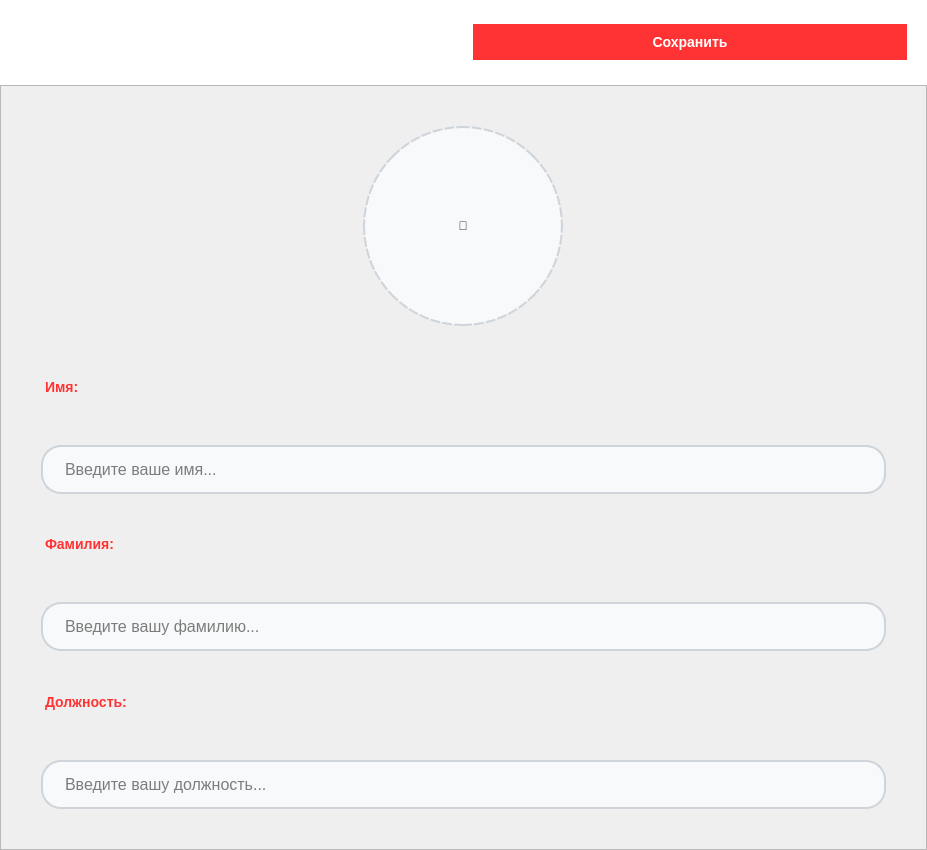
<?xml version="1.0" encoding="UTF-8"?>
<ui version="4.0">
 <class>ProfileDialog</class>
 <widget class="QDialog" name="ProfileDialog">
  <property name="geometry">
   <rect>
    <x>0</x>
    <y>0</y>
    <width>927</width>
    <height>850</height>
   </rect>
  </property>
  <property name="windowTitle">
   <string>Редактирование профиля</string>
  </property>
  <property name="styleSheet">
   <string notr="true">QDialog {
    background-color: #ffffff;
}
QLineEdit {
    border: 2px solid #ced4da;
    border-radius: 20px;
    padding: 12px 20px;
    font-size: 16px;
    background-color: #f8f9fa;
}
QLineEdit:focus {
    border-color: #ff3333;
    background-color: white;
}
QPushButton#backButton {
    background-color: transparent;
    border: none;
    min-width: 45px;
    min-height: 45px;
}
QPushButton#backButton:hover {
    background-color: #f0f0f0;
    border-radius: 22px;
}
QPushButton#saveButton {
    background-color: #ff3333;
    color: white;
    font-weight: bold;
    border: none;
    border-radius: 20px;
    padding: 10px 24px;
    font-size: 14px;
}
QPushButton#saveButton:hover {
    background-color: #ff5252;
}
QLabel {
    color: #212529;
}
QLabel.fieldLabel {
    color: #ff3333;
    font-weight: bold;
    font-size: 14px;
    margin-bottom: 8px;
}</string>
  </property>
  <layout class="QVBoxLayout" name="mainLayout">
   <property name="spacing">
    <number>0</number>
   </property>
   <property name="margin">
    <number>0</number>
   </property>
   <item>
    <layout class="QHBoxLayout" name="topBarLayout">
     <property name="spacing">
      <number>12</number>
     </property>
     <property name="margin">
      <number>20</number>
     </property>
     <item>
      <widget class="QPushButton" name="backButton">
       <property name="icon">
        <iconset resource="icons.qrc">
         <normaloff>:/icons/icons/arrow.png</normaloff>:/icons/icons/arrow.png</iconset>
       </property>
       <property name="iconSize">
        <size>
         <width>32</width>
         <height>32</height>
        </size>
       </property>
      </widget>
     </item>
     <item>
      <spacer name="leftSpacer">
       <property name="orientation">
        <enum>Qt::Horizontal</enum>
       </property>
       <property name="sizeType">
        <enum>QSizePolicy::Expanding</enum>
       </property>
      </spacer>
     </item>
     <item>
      <widget class="QPushButton" name="saveButton">
       <property name="text">
        <string>Сохранить</string>
       </property>
      </widget>
     </item>
    </layout>
   </item>
   <item>
    <widget class="QScrollArea" name="scrollArea">
     <property name="widgetResizable">
      <bool>true</bool>
     </property>
     <property name="horizontalScrollBarPolicy">
      <enum>Qt::ScrollBarAlwaysOff</enum>
     </property>
     <widget class="QWidget" name="scrollAreaWidgetContents">
      <property name="geometry">
       <rect>
        <x>0</x>
        <y>0</y>
        <width>927</width>
        <height>600</height>
       </rect>
      </property>
      <layout class="QVBoxLayout" name="contentLayout">
       <property name="spacing">
        <number>30</number>
       </property>
       <property name="margin">
        <number>40</number>
       </property>
       <item>
        <layout class="QHBoxLayout" name="photoLayout">
         <property name="spacing">
          <number>0</number>
         </property>
         <item>
          <spacer name="photoLeftSpacer">
           <property name="orientation">
            <enum>Qt::Horizontal</enum>
           </property>
           <property name="sizeType">
            <enum>QSizePolicy::Expanding</enum>
           </property>
          </spacer>
         </item>
         <item>
          <widget class="QLabel" name="photoLabel">
           <property name="minimumSize">
            <size>
             <width>200</width>
             <height>200</height>
            </size>
           </property>
           <property name="maximumSize">
            <size>
             <width>200</width>
             <height>200</height>
            </size>
           </property>
           <property name="styleSheet">
            <string>border: 2px dashed #ced4da; border-radius: 100px; background-color: #f8f9fa;</string>
           </property>
           <property name="alignment">
            <set>Qt::AlignCenter</set>
           </property>
           <property name="text">
            <string>👤</string>
           </property>
           <property name="scaledContents">
            <bool>true</bool>
           </property>
          </widget>
         </item>
         <item>
          <spacer name="photoRightSpacer">
           <property name="orientation">
            <enum>Qt::Horizontal</enum>
           </property>
           <property name="sizeType">
            <enum>QSizePolicy::Expanding</enum>
           </property>
          </spacer>
         </item>
        </layout>
       </item>
       <item>
        <layout class="QVBoxLayout" name="fieldsLayout">
         <property name="spacing">
          <number>20</number>
         </property>
         <item>
          <widget class="QLabel" name="nameLabel">
           <property name="text">
            <string>Имя:</string>
           </property>
           <property name="styleSheet">
            <string>color: #ff3333; font-weight: bold; font-size: 14px; margin-bottom: 8px;</string>
           </property>
          </widget>
         </item>
         <item>
          <widget class="QLineEdit" name="firstNameLineEdit">
           <property name="placeholderText">
            <string>Введите ваше имя...</string>
           </property>
          </widget>
         </item>
         <item>
          <widget class="QLabel" name="lastNameLabel">
           <property name="text">
            <string>Фамилия:</string>
           </property>
           <property name="styleSheet">
            <string>color: #ff3333; font-weight: bold; font-size: 14px; margin-bottom: 8px;</string>
           </property>
          </widget>
         </item>
         <item>
          <widget class="QLineEdit" name="lastNameLineEdit">
           <property name="placeholderText">
            <string>Введите вашу фамилию...</string>
           </property>
          </widget>
         </item>
         <item>
          <widget class="QLabel" name="positionLabel">
           <property name="text">
            <string>Должность:</string>
           </property>
           <property name="styleSheet">
            <string>color: #ff3333; font-weight: bold; font-size: 14px; margin-bottom: 8px;</string>
           </property>
          </widget>
         </item>
         <item>
          <widget class="QLineEdit" name="positionLineEdit">
           <property name="placeholderText">
            <string>Введите вашу должность...</string>
           </property>
          </widget>
         </item>
        </layout>
       </item>
      </layout>
     </widget>
    </widget>
   </item>
  </layout>
 </widget>
 <resources>
  <include location="icons.qrc"/>
 </resources>
 <connections/>
</ui>
